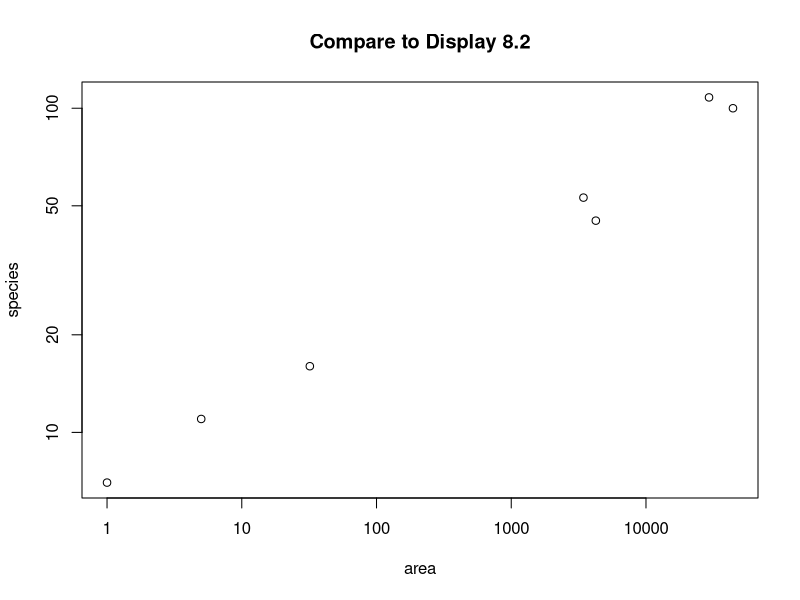
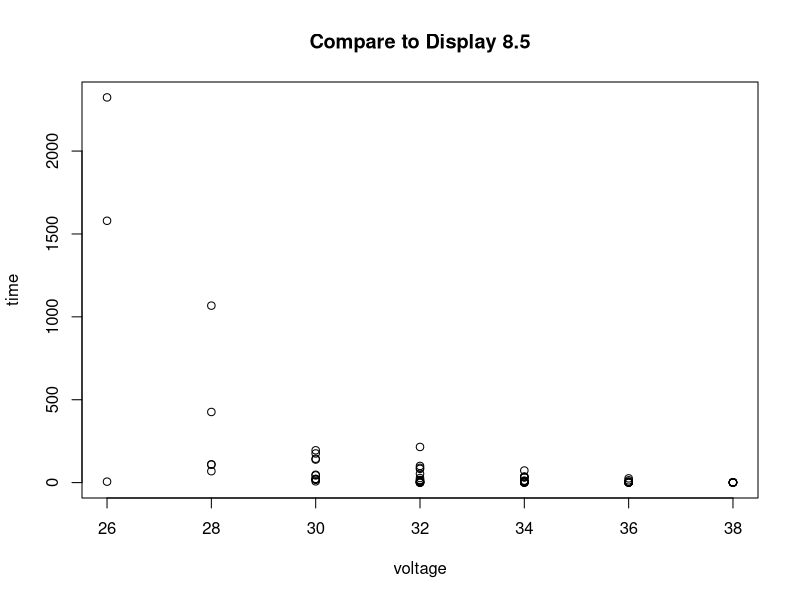
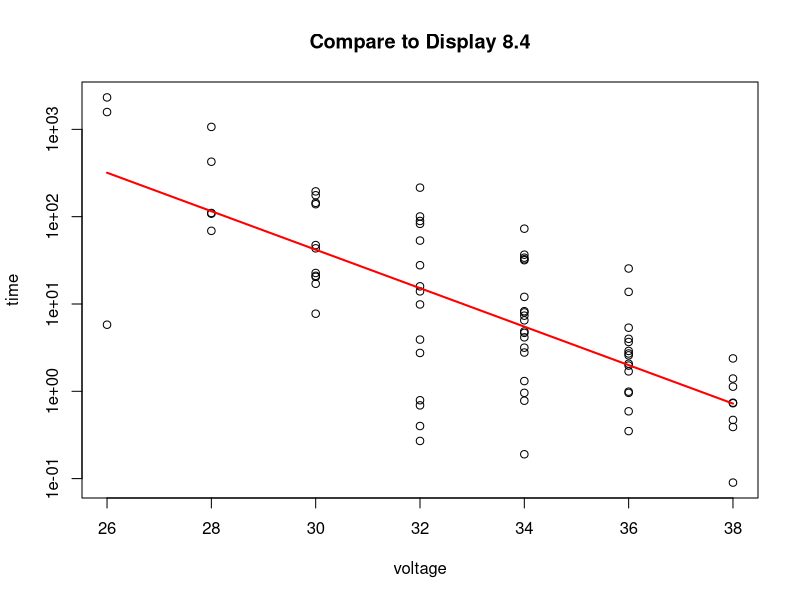
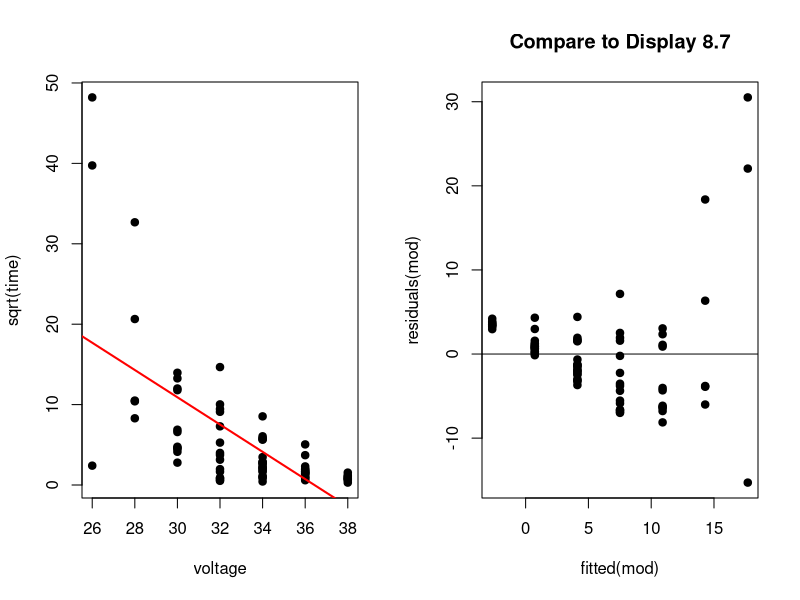
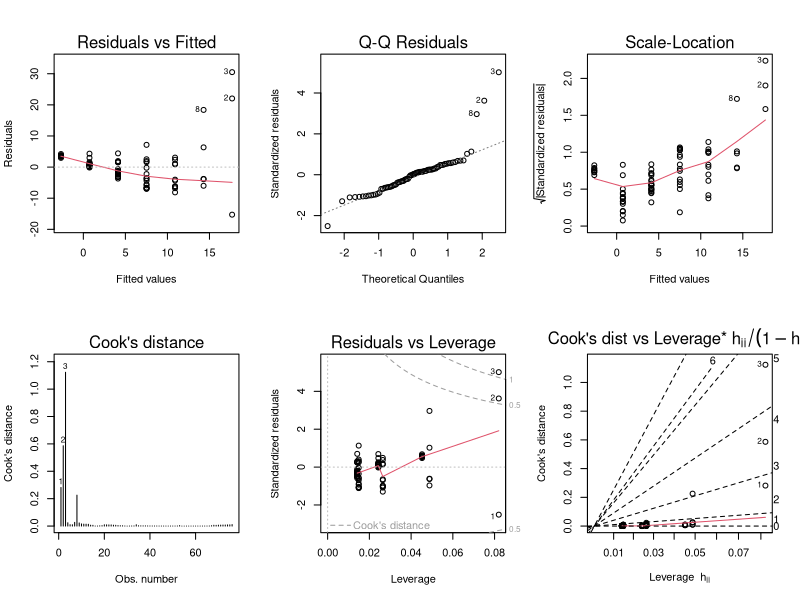
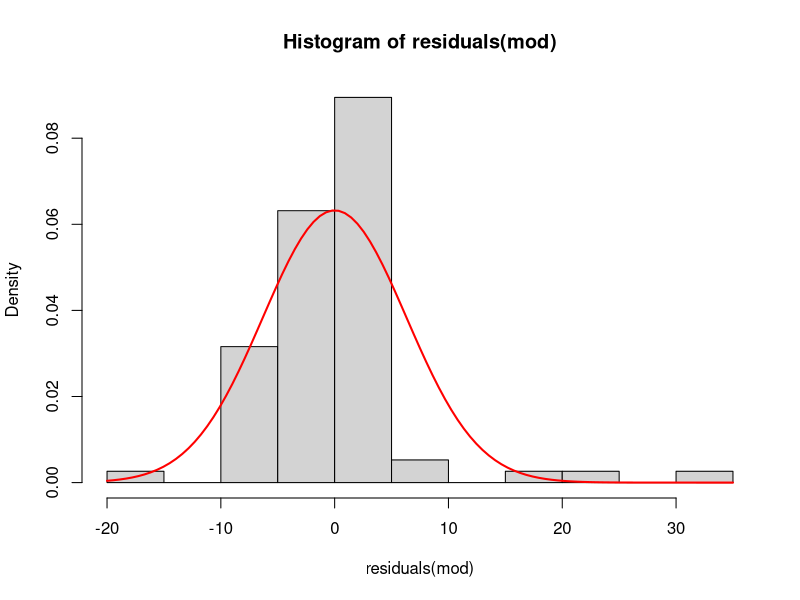

These charts were generated, in order, by the following R code:
setwd("U:\\401A\\sleuth3csv") # or whever your data are

#######################################################
# Chapter 8                                         
#######################################################

# Read in case0801 data
case0801 = read.csv("case0801.csv")
names(case0801) = tolower(names(case0801))
case0801                                   # Compare to display 8.1

plot(species~area, case0801, log='xy', main='Compare to Display 8.2')    
# You can use log='x' or log='y' to just log x or y axis respectively



case0802 = read.csv("case0802.csv")
names(case0802) = tolower(names(case0802))


plot(time~voltage, case0802,          main="Compare to Display 8.5")

plot(time~voltage, case0802, log='y', main="Compare to Display 8.4")
mod = lm(log(time)~voltage, case0802)
lines(case0802$voltage, exp(predict(mod)), col='red', lwd=2) # Need to use this due to using log


 
mod = lm(sqrt(time)~voltage,case0802)
par(mfrow=c(1,2))
plot(sqrt(time)~voltage, case0802, pch=19) 
abline(mod, col='red', lwd=2)
plot(fitted(mod), residuals(mod), main="Compare to Display 8.7", pch=19)
abline(0,0)

# Diagnostics plots
par(mfrow=c(2,3))
plot(mod, 1:6)

# Histogram with best fitting normal curve
par(mfrow=c(1,1))
hist(residuals(mod), freq=F)
curve(dnorm(x,0,sd(residuals(mod))), add=TRUE, col='red', lwd=2)


# Lack of fit ANOVA table compare to Display 8.10
mod.a = lm(log(time)~               1  , case0802) # Intercept only model
mod.b = lm(log(time)~          voltage , case0802) # Regression model
mod.c = lm(log(time)~as.factor(voltage), case0802) # One-way ANOVA model
# as.factor treats voltage as a categorical variable

# Compare with Display 8.10
anova(mod.a,mod.b,mod.c)  
